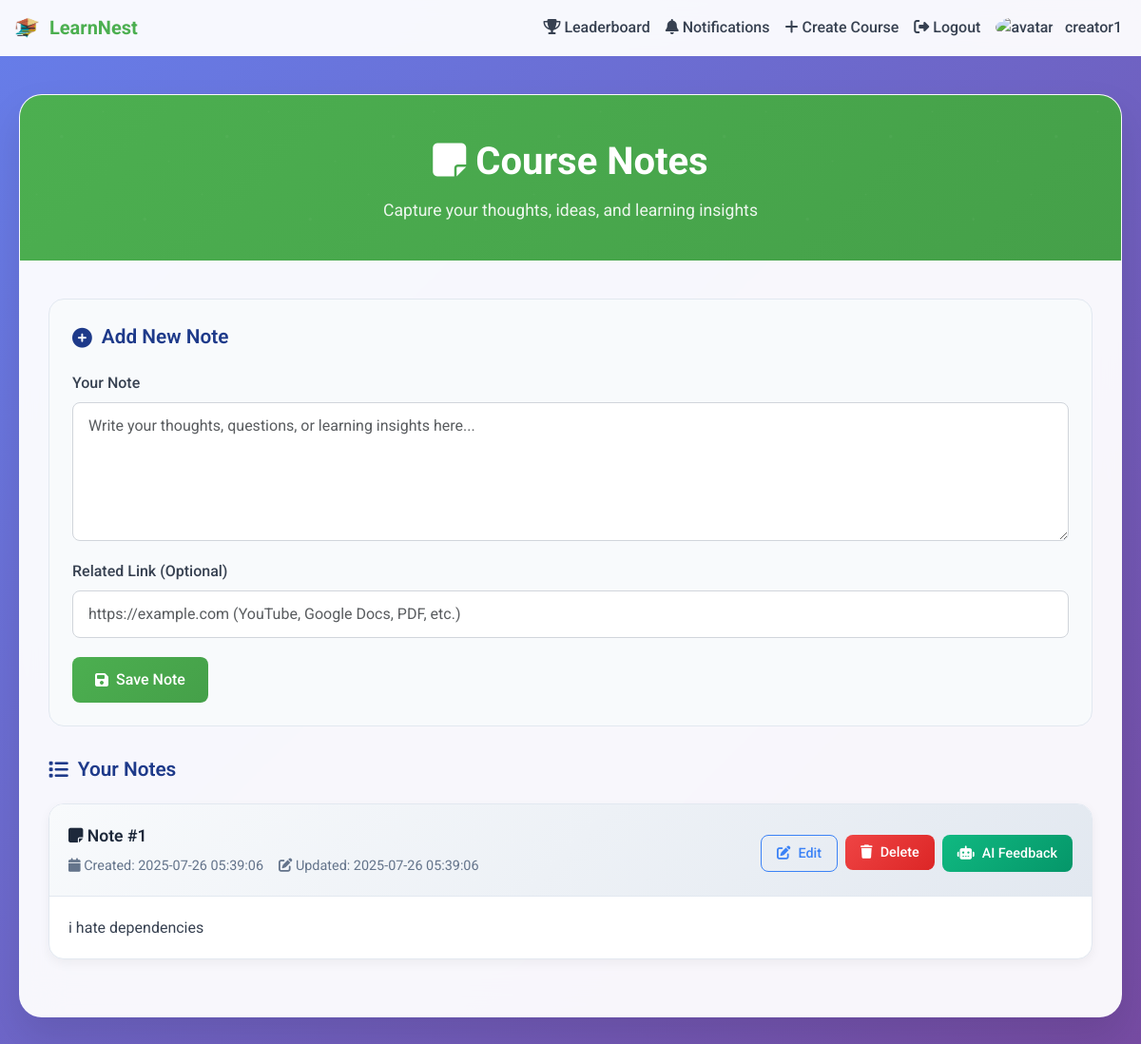
The page /course/1/notes (signed in) on the database its author committed.
### tables this page shows
CREATE TABLE users
             (id INTEGER PRIMARY KEY, username TEXT UNIQUE, password TEXT, role TEXT, avatar TEXT, display_name TEXT, bio TEXT, notif_forum INTEGER DEFAULT 1, notif_grades INTEGER DEFAULT 1, notif_announcements INTEGER DEFAULT 1, dark_mode INTEGER DEFAULT 0, badges TEXT, points INTEGER DEFAULT 0, api_token TEXT, is_approved INTEGER DEFAULT 0, full_name TEXT, email TEXT, phone TEXT, institution TEXT, payment_screenshot TEXT, is_blocked INTEGER DEFAULT 0, created_at TEXT, logo TEXT);

CREATE TABLE notes
             (id INTEGER PRIMARY KEY, user_id INTEGER, course_id INTEGER, content TEXT, created_at TIMESTAMP DEFAULT CURRENT_TIMESTAMP, updated_at TIMESTAMP DEFAULT CURRENT_TIMESTAMP, ext_url TEXT, ext_type TEXT);

### app.py (the view, shortened to what this page needs)
@app.route('/course/<int:course_id>/notes', methods=['GET', 'POST'])
@login_required
def notes(course_id):
    conn = sqlite3.connect('database.db')
    c = conn.cursor()
    c.execute('SELECT title, creator_id FROM courses WHERE id = ?', (course_id,))
    course_data = c.fetchone()
    if not course_data:
        conn.close()
        flash('Course not found.')
        return redirect(url_for('home'))
    course_title = course_data[0]
    creator_id = course_data[1]
    c.execute('SELECT enrollment_number FROM enrollments WHERE user_id = ? AND course_id = ?',
              (current_user.id, course_id))
    enrollment = c.fetchone()
    if not enrollment and current_user.role != 'creator':
        conn.close()
        flash('You must be enrolled or be the creator to view notes.')
        return redirect(url_for('home'))
    c.execute('SELECT id, content, created_at, updated_at FROM notes WHERE user_id = ? AND course_id = ?',
              (current_user.id, course_id))
    notes = c.fetchall()
    is_enrolled = bool(enrollment)
    c.execute('SELECT COUNT(*) FROM notifications WHERE user_id = ? AND is_read = 0', (current_user.id,))
    unread_notifications_count = c.fetchone()[0]
    conn.close()
    return render_template('notes.html', course_id=course_id, course_title=course_title, notes=notes, is_enrolled=is_enrolled, unread_notifications_count=unread_notifications_count)

### app.py (called while the page is built)
@login_manager.user_loader
def load_user(user_id):
    conn = sqlite3.connect('database.db')
    c = conn.cursor()
    c.execute('SELECT id, username, role FROM users WHERE id = ?', (user_id,))
    user_data = c.fetchone()
    conn.close()
    if user_data:
        return User(user_data[0], user_data[1], user_data[2])
    return None

@app.context_processor
def inject_user_logo():
    if current_user.is_authenticated and current_user.role == 'creator':
        conn = sqlite3.connect('database.db')
        c = conn.cursor()
        c.execute('SELECT logo FROM users WHERE id = ?', (current_user.id,))
        result = c.fetchone()
        conn.close()
        if result and result[0]:
            logo_path = result[0]
            if logo_path.startswith('static/'):
                logo_path = '/' + logo_path
            return {'user_logo': logo_path}
    return {'user_logo': None}

### templates/notes.html (shortened to what this page needs)
<!DOCTYPE html>
<html lang="en">
<head>
    <link href="https://cdn.jsdelivr.net/npm/bootstrap@5.3.2/dist/css/bootstrap.min.css" rel="stylesheet">
    <link rel="stylesheet" href="https://cdnjs.cloudflare.com/ajax/libs/font-awesome/6.4.2/css/all.min.css" />
</head>
<body>
    <nav class="navbar navbar-expand-lg navbar-dark bg-dark sticky-top">
        <div class="container-fluid">
            <a class="navbar-brand d-flex align-items-center" href="/home">
                        {% if current_user.is_authenticated and current_user.role == 'creator' and user_logo %}
            <img src="{{ user_logo }}" alt="LearnNest Logo" style="height:32px;margin-right:8px;">
        {% else %}
            <img src="https://img.icons8.com/ios-filled/50/4CAF50/open-book--v2.png" alt="LearnNest Logo" style="height:32px;margin-right:8px;">
        {% endif %}
                LearnNest
            </a>
            <div class="collapse navbar-collapse" id="navbarNav">
                <ul class="navbar-nav ms-auto">
                    <li class="nav-item"><a class="nav-link" href="/leaderboard"><i class="fa fa-trophy"></i> Leaderboard</a></li>
                    <li class="nav-item"><a class="nav-link" href="/notifications"><i class="fa fa-bell"></i> Notifications</a></li>
                    {% if current_user.is_authenticated %}
                        {% if current_user.role == 'creator' %}
                            <li class="nav-item"><a class="nav-link" href="/create_course"><i class="fa fa-plus"></i> Create Course</a></li>
                        {% endif %}
                        <li class="nav-item"><a class="nav-link" href="/logout"><i class="fa fa-sign-out-alt"></i> Logout</a></li>
                        <li class="nav-item"><a class="nav-link" href="/profile"><img src="/{{ current_user.avatar if current_user.avatar else 'static/default_avatar.png' }}" alt="avatar" style="width:32px;height:32px;border-radius:50%;object-fit:cover;vertical-align:middle;margin-right:8px;"> {{ current_user.username }}</a></li>
                    {% else %}
                        <li class="nav-item"><a class="nav-link" href="/login"><i class="fa fa-sign-in-alt"></i> Login</a></li>
                        <li class="nav-item"><a class="nav-link" href="/register"><i class="fa fa-user-plus"></i> Register</a></li>
                    {% endif %}
                </ul>
            </div>
        </div>
    </nav>
    <div class="notes-container">
        <div class="notes-card">
            <div class="notes-header">
                <div class="notes-title">
                    <i class="fas fa-sticky-note"></i> Course Notes
                </div>
                <div class="notes-subtitle">
                    Capture your thoughts, ideas, and learning insights
                </div>
            </div>
            <div class="notes-content">
                {% if is_enrolled %}
                <div class="create-note-section">
                    <div class="section-title">
                        <i class="fas fa-plus-circle"></i>
                        Add New Note
                    </div>
                    <form method="POST" action="{{ url_for('notes', course_id=course_id) }}">
                        <div class="form-group">
                            <label for="content" class="form-label">Your Note</label>
                            <textarea id="content" name="content" rows="5" class="form-control" placeholder="Write your thoughts, questions, or learning insights here..." required></textarea>
                        </div>
                        <div class="form-group">
                            <label for="ext_url" class="form-label">Related Link (Optional)</label>
                            <input type="url" id="ext_url" name="ext_url" class="form-control" placeholder="https://example.com (YouTube, Google Docs, PDF, etc.)">
                        </div>
                        <button type="submit" class="btn btn-primary">
                            <i class="fas fa-save"></i>
                            Save Note
                        </button>
                    </form>
                </div>
                {% endif %}
                <div class="section-title">
                    <i class="fas fa-list"></i>
                    Your Notes
                </div>
                <div id="notes-container">
                    {% if notes %}
                        {% for note in notes %}
                        <div class="note-card">
                            <div class="note-header">
                                <div class="d-flex justify-content-between align-items-start">
                                    <div style="flex: 1;">
                                        <div class="note-title">
                                            <i class="fas fa-sticky-note"></i> Note #{{ loop.index }}
                                        </div>
                                        <div class="note-meta">
                                            <span><i class="fas fa-calendar"></i> Created: {{ note[2] }}</span>
                                            <span><i class="fas fa-edit"></i> Updated: {{ note[3] }}</span>
                                        </div>
                                    </div>
                                    <div class="note-actions">
                                        <button class="btn btn-outline-primary btn-sm" onclick="editNote({{ note[0] }}, '{{ note[1] | replace('\n', '\\n') | e }}')">
                                            <i class="fas fa-edit"></i> Edit
                                        </button>
                                        <form action="{{ url_for('delete_note', course_id=course_id, note_id=note[0]) }}" method="POST" style="display:inline;" onsubmit="return confirm('Are you sure you want to delete this note?')">
                                            <button type="submit" class="btn btn-danger btn-sm">
                                                <i class="fas fa-trash"></i> Delete
                                            </button>
                                        </form>
                                        <button class="btn btn-success btn-sm" onclick="getAIFeedback({{ note[0] }})">
                                            <i class="fas fa-robot"></i> AI Feedback
                                        </button>
                                    </div>
                                </div>
                            </div>
                            <div class="note-content">{{ note[1] }}</div>
                        </div>
                        {% endfor %}
                    {% else %}
                        <div class="empty-state">
                            <i class="fas fa-sticky-note"></i>
                            <h3>No notes yet</h3>
                            <p>Start capturing your learning journey!</p>
                        </div>
                    {% endif %}
                </div>
            </div>
        </div>
    </div>
</body>
</html>

### templates/notes.html (style rules this page uses)
body { font-family: 'Roboto', sans-serif; background: linear-gradient(135deg, #667eea 0%, #764ba2 100%); min-height: 100vh; margin: 0; padding: 0; }
.navbar { background: rgba(255, 255, 255, 0.95) !important; backdrop-filter: blur(10px); border-bottom: 1px solid rgba(255, 255, 255, 0.2); }
.navbar-brand { font-weight: 700; color: #4CAF50 !important; }
.nav-link { font-weight: 500; color: #374151 !important; transition: color 0.3s ease; }
.notes-container { max-width: 1200px; margin: 40px auto; padding: 0 20px; }
.notes-card { background: rgba(255, 255, 255, 0.95); backdrop-filter: blur(20px); border-radius: 24px; box-shadow: 0 20px 40px rgba(0, 0, 0, 0.1); overflow: hidden; border: 1px solid rgba(255, 255, 255, 0.2); }
.notes-header { background: linear-gradient(135deg, #4CAF50 0%, #45a049 100%); padding: 40px 30px; text-align: center; color: white; position: relative; }
.notes-header::before { content: ''; position: absolute; top: 0; left: 0; right: 0; bottom: 0; opacity: 0.3; }
.notes-title { font-size: 2.5rem; font-weight: 700; margin-bottom: 8px; position: relative; z-index: 1; }
.notes-subtitle { font-size: 1.1rem; opacity: 0.9; position: relative; z-index: 1; }
.notes-content { padding: 40px 30px; }
.create-note-section { background: #f8fafc; border-radius: 16px; padding: 24px; margin-bottom: 30px; border: 1px solid #e2e8f0; }
.section-title { font-size: 1.3rem; font-weight: 600; color: #1e3a8a; margin-bottom: 20px; display: flex; align-items: center; gap: 10px; }
.form-group { margin-bottom: 20px; }
.form-label { font-weight: 500; color: #374151; margin-bottom: 8px; display: block; }
.form-control { border: 1px solid #d1d5db; border-radius: 8px; padding: 12px 16px; font-size: 1rem; transition: border-color 0.3s ease, box-shadow 0.3s ease; width: 100%; }
.btn { padding: 12px 24px; border-radius: 8px; font-weight: 500; border: none; cursor: pointer; transition: all 0.3s ease; text-decoration: none; display: inline-flex; align-items: center; gap: 8px; }
.btn-primary { background: linear-gradient(135deg, #4CAF50 0%, #45a049 100%); color: white; }
.btn-outline-primary { background: transparent; color: #3b82f6; border: 1px solid #3b82f6; }
.btn-success { background: linear-gradient(135deg, #10b981 0%, #059669 100%); color: white; }
.btn-danger { background: linear-gradient(135deg, #ef4444 0%, #dc2626 100%); color: white; }
.btn-sm { padding: 8px 16px; font-size: 0.9rem; }
.note-card { background: white; border-radius: 16px; box-shadow: 0 4px 12px rgba(0, 0, 0, 0.05); border: 1px solid #e2e8f0; margin-bottom: 20px; overflow: hidden; transition: transform 0.3s ease, box-shadow 0.3s ease; }
.note-header { background: linear-gradient(135deg, #f8fafc 0%, #e2e8f0 100%); padding: 20px; border-bottom: 1px solid #e2e8f0; }
.note-title { font-size: 1.1rem; font-weight: 600; color: #1e293b; margin-bottom: 8px; }
.note-meta { display: flex; align-items: center; gap: 16px; color: #64748b; font-size: 0.9rem; }
.note-actions { display: flex; gap: 8px; flex-wrap: wrap; margin-top: 12px; }
.note-content { padding: 20px; line-height: 1.6; color: #374151; white-space: pre-wrap; }

### rows shown on the page
users: username "creator1"
notes: created_at "2025-07-26 05:39:06", updated_at "2025-07-26 05:39:06", content "i hate dependencies"
